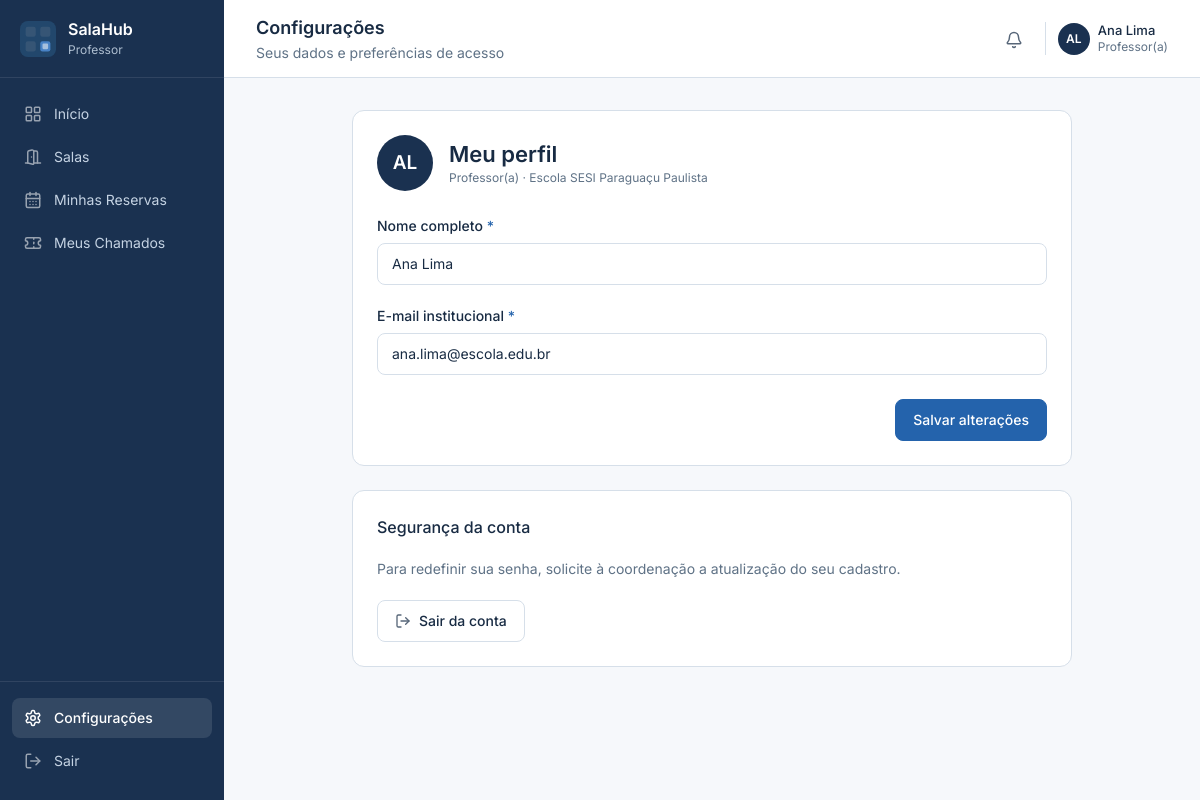
The app's page /index.php?page=settings (signed in) with its own data.
### tables this page shows
CREATE TABLE IF NOT EXISTS users (
    id INT UNSIGNED AUTO_INCREMENT PRIMARY KEY,
    name VARCHAR(120) NOT NULL,
    email VARCHAR(190) NOT NULL,
    password_hash VARCHAR(255) NULL,
    role ENUM('Administrador', 'Técnico', 'Usuário') NOT NULL DEFAULT 'Usuário',
    created_at TIMESTAMP NOT NULL DEFAULT CURRENT_TIMESTAMP,
    updated_at TIMESTAMP NOT NULL DEFAULT CURRENT_TIMESTAMP ON UPDATE CURRENT_TIMESTAMP,
    CONSTRAINT uq_users_email UNIQUE (email),
    CONSTRAINT chk_users_name CHECK (CHAR_LENGTH(TRIM(name)) > 0),
    CONSTRAINT chk_users_email CHECK (CHAR_LENGTH(TRIM(email)) > 0)
);

### app/Core/Controller.php (called while the page is built, shortened)
<?php
class Controller
{
    protected function render(string $view, array $data = []): void
    {
        extract($data, EXTR_SKIP);
        $currentUser = Auth::user();
        $admin = Auth::adminView();
        require dirname(__DIR__) . '/Views/layout.php';
    }
}

### app/Controllers/SchoolController.php (called while the page is built, shortened)
<?php
final class SchoolController extends Controller
{
    public function handle(string $page,string $action,?int $id): void
    {
        match($page) {
            'dashboard' => $this->dashboard(), 'rooms' => $this->rooms($action,$id),
            'booking' => $this->booking($action), 'reservations','approvals' => $this->reservations($page,$action,$id),
            'calendar' => $this->calendar(), 'settings' => $this->settings($action),
        };
    }
    private function settings(string $action): void
    {
        $record=Auth::user(); $errors=[];
        $this->render('settings',compact('record','errors')+['page'=>'settings','title'=>'Configurações','subtitle'=>'Seus dados e preferências de acesso']);
    }
}

### app/Core/Router.php (called while the page is built, shortened)
<?php
final class Router
{
    public function dispatch(ManagementController $management): void
    {
        $page = $_GET['page'] ?? 'dashboard';
        $action = $_GET['action'] ?? 'index';
        $id = null;
        (new SchoolController())->handle($page,$action,$id);
    }
}

### index.php (called while the page is built, shortened)
<?php
require __DIR__ . '/app/bootstrap.php';
try {
    (new Router())->dispatch(new ManagementController());
} catch (Throwable $exception) {
    error_log((string) $exception);
    http_response_code(500);
    $message = 'Não foi possível concluir a operação. Verifique a configuração do banco de dados e tente novamente.';
    require __DIR__ . '/app/Views/error.php';
}

### app/Models/Model.php (called while the page is built, shortened)
<?php
abstract class Model
{
    protected string $table;
    protected PDO $db;
    public function __construct(?PDO $db = null)
    {
        $this->db = $db ?? Database::connection();
    }
    public function find(int $id): ?array
    {
        $query = $this->db->prepare("SELECT * FROM {$this->table} WHERE id = ?");
        $query->execute([$id]);
        return $query->fetch() ?: null;
    }
}

### app/Core/Database.php (called while the page is built, shortened)
<?php
final class Database
{
    private static ?PDO $connection = null;
    public static function connection(): PDO
    {
        if (self::$connection === null) {
            $config = require dirname(__DIR__, 2) . '/config/database.php';
            self::$connection = new PDO(
                "mysql:host={$config['host']};port={$config['port']};dbname={$config['database']};charset=utf8mb4",
                $config['username'],
                $config['password'],
                [PDO::ATTR_ERRMODE => PDO::ERRMODE_EXCEPTION, PDO::ATTR_DEFAULT_FETCH_MODE => PDO::FETCH_ASSOC, PDO::ATTR_EMULATE_PREPARES => false]
            );
        }
        return self::$connection;
    }
}

### app/Core/Auth.php (called while the page is built, shortened)
<?php
final class Auth
{
    public static function user(): ?array
    {
        return isset($_SESSION['user_id']) ? (new User())->find((int) $_SESSION['user_id']) : null;
    }
    public static function isAdmin(): bool { return (self::user()['role'] ?? '') === 'Administrador'; }
    public static function adminView(): bool { return self::isAdmin() && ($_SESSION['view_mode'] ?? 'admin') === 'admin'; }
}

### app/bootstrap.php (called while the page is built, shortened)
<?php
function e(mixed $value): string
{
    return htmlspecialchars((string) $value, ENT_QUOTES | ENT_SUBSTITUTE, 'UTF-8');
}
function url(string $resource = 'dashboard', array $params = []): string
{
    return 'index.php?' . http_build_query(['page' => $resource] + $params);
}
function app_config(string $key): mixed
{
    static $config;
    $config ??= require dirname(__DIR__) . '/config/app.php';
    return $config[$key] ?? null;
}

### config/app.php (called while the page is built, shortened)
<?php
return [
    'school_name' => 'Escola SESI Paraguaçu Paulista',
    'demo_mode' => getenv('APP_DEMO') !== '0',
];

### config/database.php (called while the page is built, shortened)
<?php
$config = [
    'host' => getenv('DB_HOST') ?: '127.0.0.1',
    'port' => getenv('DB_PORT') ?: '3306',
    'database' => getenv('DB_NAME') ?: 'portal_chamados',
    'username' => getenv('DB_USER') ?: 'root',
    'password' => getenv('DB_PASSWORD') ?: '',
];
$local = __DIR__ . '/local.php';
return is_file($local) ? array_replace($config, require $local) : $config;

### app/Views/layout.php (the view, shortened to what this page needs)
<?php require_once __DIR__.'/helpers.php'; $subtitle??='Gestão escolar integrada'; ?>
<!doctype html><html lang="pt-BR"><head><link rel="stylesheet" href="public/assets/app.css"></head>
<body class="<?= $admin?'admin-view':'teacher-view' ?>"><a class="skip-link" href="#main">Pular para o conteúdo</a>
<aside class="sidebar" id="sidebar"><a class="brand" href="<?= e(url()) ?>"><img src="public/assets/logo-dark.svg" width="36" height="36" alt=""><span><strong>SalaHub</strong><small><?= $admin?'Coordenação':'Professor' ?></small></span></a>
<nav aria-label="Navegação principal">
<?php $nav=$admin?['dashboard'=>['layout-grid','Painel'],'rooms'=>['door-open','Salas'],'approvals'=>['book-open','Aprovações'],'calendar'=>['calendar-days','Calendário']]:['dashboard'=>['layout-grid','Início'],'rooms'=>['door-open','Salas'],'reservations'=>['calendar-days','Minhas Reservas'],'tickets'=>['ticket','Meus Chamados']]; foreach($nav as $key=>[$i,$label]): ?>
<a class="nav-link <?= $page===$key?'active':'' ?>" <?= $page===$key?'aria-current="page"':'' ?> href="<?= e(url($key)) ?>"><?= icon($i) ?><span><?= e($label) ?></span></a>
<?php endforeach; ?>
</nav><div class="sidebar-bottom"><a class="nav-link <?= $page==='settings'?'active':'' ?>" href="<?= e(url('settings')) ?>"><?= icon('settings') ?>Configurações</a><form method="post" action="<?= e(url('logout',['action'=>'store'])) ?>"><?= csrf_field() ?><button class="nav-link"><?= icon('log-out') ?>Sair</button></form></div></aside>
<div class="app-shell"><header class="topbar"><div class="page-heading"><h1><?= e($title) ?></h1><p><?= e($subtitle) ?></p></div><div class="header-actions">
<?php if(\App\Core\Auth::isAdmin()): ?><?= e(url('switch',['action'=>'store'])) ?><?= csrf_field() ?><?= icon('graduation-cap') ?> <?= $admin?'Professor':'Admin' ?><?php endif; ?>
<details class="notifications"><summary aria-label="Notificações"><?= icon('bell') ?></summary></details>
<a class="profile" href="<?= e(url('settings')) ?>"><span class="avatar"><?= e(initials($currentUser['name'])) ?></span><span class="profile-name"><strong><?= e($currentUser['name']) ?></strong><small><?= $admin?'Coordenação':'Professor(a)' ?></small></span></a></div></header>
<main id="main" class="content" tabindex="-1"><?php if($flash): ?><?= icon($flash['type']==='error'?'circle-alert':'check') ?><?= e($flash['message']) ?><?= icon('x') ?><?php endif; ?><?php require __DIR__.'/'.$view.'.php'; ?></main></div>
</body></html>

### app/Views/helpers.php (shortened to what this page needs)
<?php
function icon(string $name, string $class = ''): string { return '<img class="icon '.e($class).'" src="public/assets/icons/'.e($name).'.svg" width="18" height="18" alt="" aria-hidden="true">'; }
function initials(string $name): string { $parts=explode(' ',trim($name)); return mb_strtoupper(mb_substr($parts[0],0,1).(count($parts)>1?mb_substr(end($parts),0,1):'')); }
function field(string $name,string $label,array $record,array $errors=[],string $type='text',bool $required=true,int $max=180): void {
    $value=$type==='password'?'':($record[$name]??'');
    echo '<div class="field"><label for="'.e($name).'">'.e($label).($required?' <span aria-hidden="true">*</span>':'').'</label>';
    $attrs=' id="'.e($name).'" name="'.e($name).'" '.($required?'required ':'').'maxlength="'.$max.'"'.(isset($errors[$name])?' aria-invalid="true" aria-describedby="error-'.e($name).'"':'');
    if ($type==='textarea') {echo '<textarea'.$attrs.' rows="4">'.e($value).'</textarea>';}
    else {
        echo '<input'.$attrs.' type="'.e($type).'" value="'.e($value).'"'.($type==='password'?' autocomplete="new-password" minlength="8"':'').($type==='number'?' min="1" max="2000"':'').'>';
    }
    echo '</div>';
}

### app/Views/settings.php
<div class="narrow wide-form"><section class="card card-body"><div class="settings-profile"><span class="avatar large"><?= e(initials($record['name'])) ?></span><div><h2>Meu perfil</h2><p class="muted"><?= e($record['role']==='Administrador'?'Coordenação':'Professor(a)') ?> · <?= e(app_config('school_name')) ?></p></div></div><?php form_errors($errors); ?><form method="post" action="<?= e(url('settings',['action'=>'update'])) ?>" class="stacked-form"><?= csrf_field() ?><?php field('name','Nome completo',$record,$errors,'text',true,120);field('email','E-mail institucional',$record,$errors,'email',true,190); ?><div class="form-actions"><button class="button">Salvar alterações</button></div></form></section><section class="card card-body section-gap"><h3>Segurança da conta</h3><p class="description">Para redefinir sua senha, solicite à coordenação a atualização do seu cadastro.</p><form method="post" action="<?= e(url('logout',['action'=>'store'])) ?>"><?= csrf_field() ?><button class="button button-outline"><?= icon('log-out') ?>Sair da conta</button></form></section></div>

### records on screen
users: name "AL", name "Ana Lima", role "Professor(a)", email "ana.lima@escola.edu.br"

### other values on screen
$label "Início"
$label "Salas"
$label "Minhas Reservas"
$label "Meus Chamados"
$title "Configurações"
$subtitle "Seus dados e preferências de acesso"
app_config('school_name') "Escola SESI Paraguaçu Paulista"
$label "Nome completo E-mail institucional"
